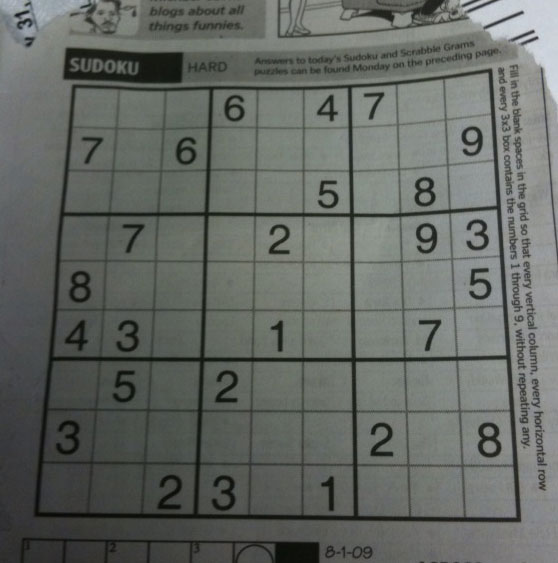
#> input picture lab5/sudoku.png, 558 x 563 px
$ python task1_uneven_lighting.py
#> lines starting #> are read from the running program, lines starting #| are printed output that depends on the picture; after the words box and inside, x2 and y2 are one past the last pixel; in counts of white or black regions, pixels touching at a corner belong together
import os
import cv2
import matplotlib.pyplot as plt

os.makedirs("outputs", exist_ok=True)

img = cv2.imread("sudoku.png", cv2.IMREAD_GRAYSCALE)
#> img: shape (563, 558); min 7, max 218, mean 101.8

T1, T2, T3 = 80, 120, 160
_, g1 = cv2.threshold(img, T1, 255, cv2.THRESH_BINARY)
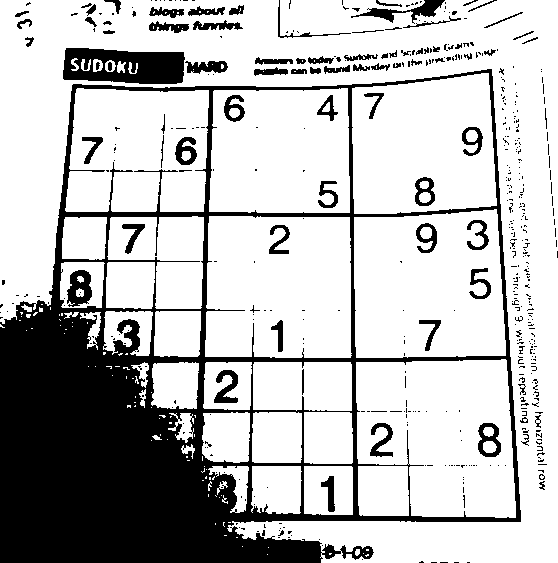
#> g1: shape (563, 558); 74.2% white; 499 black regions (417 under 20 px), largest, box (x1, y1, x2, y2) and area: (0, 69, 521, 563) 65130, (63, 48, 185, 84) 3335, (351, 0, 445, 24) 665
_, g2 = cv2.threshold(img, T2, 255, cv2.THRESH_BINARY)
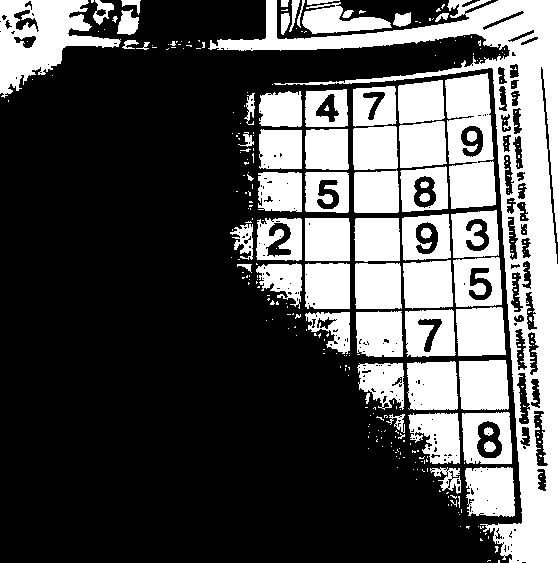
#> g2: shape (563, 558); 32.8% white; 316 white regions (252 under 20 px), largest, box (x1, y1, x2, y2) and area: (208, 0, 558, 563) 30327, (0, 0, 121, 98) 5645, (445, 73, 496, 209) 5207
_, g3 = cv2.threshold(img, T3, 255, cv2.THRESH_BINARY)
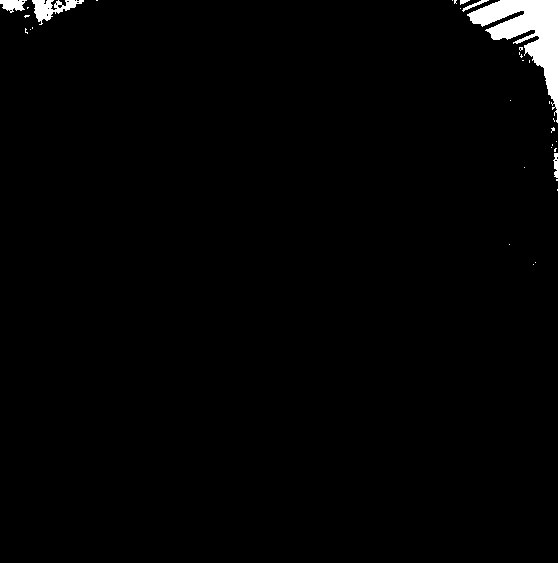
#> g3: shape (563, 558); 1.6% white; 34 white regions (28 under 20 px), largest, box (x1, y1, x2, y2) and area: (467, 0, 558, 123) 3952, (32, 0, 84, 25) 554, (0, 0, 27, 13) 227, (553, 153, 558, 178) 86, (462, 0, 489, 12) 78, (460, 0, 470, 5) 29

adaptive = cv2.adaptiveThreshold(img, 255, cv2.ADAPTIVE_THRESH_GAUSSIAN_C, cv2.THRESH_BINARY, 35, 10)
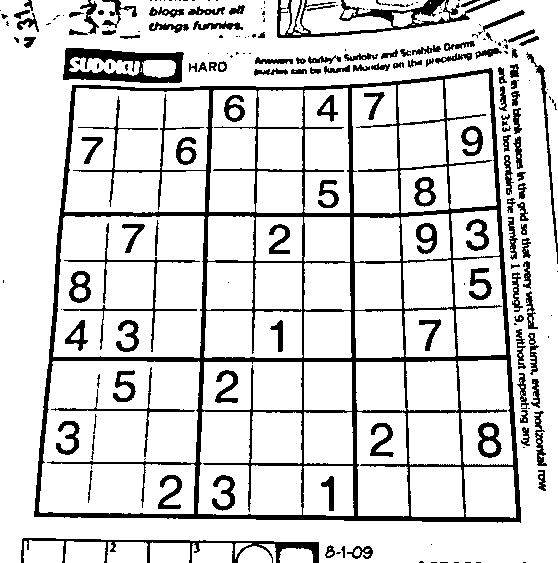
#> adaptive: shape (563, 558); 84.4% white; 217 black regions (95 under 20 px), largest, box (x1, y1, x2, y2) and area: (34, 68, 521, 523) 24204, (63, 48, 184, 83) 2197, (277, 0, 500, 38) 2062

cv2.imwrite("outputs/task1_global_T1.png", g1)
cv2.imwrite("outputs/task1_global_T2.png", g2)
cv2.imwrite("outputs/task1_global_T3.png", g3)
cv2.imwrite("outputs/task1_adaptive.png", adaptive)

titles = ["Original", f"Global T={T1}", f"Global T={T2}", f"Global T={T3}", "Adaptive"]
images = [img, g1, g2, g3, adaptive]

fig, ax = plt.subplots(1, 5, figsize=(22, 5))
for a, im, t in zip(ax, images, titles):
    a.imshow(im, cmap="gray")
    a.set_title(t)
    a.axis("off")
#> this loop made 5 passes
#> t on passes 1 to 5: 'Original', 'Global T=80', 'Global T=120', 'Global T=160', 'Adaptive'
plt.tight_layout()
plt.savefig("outputs/task1_final_comparison.png", dpi=150, bbox_inches="tight")
plt.show()

print("Parameters: global T = 80, 120, 160; adaptive = Gaussian, blockSize=35, C=10")
print()
print("Why does a single threshold struggle when illumination changes across the image?")
print("A global threshold assumes one fixed cut point separates ink from paper everywhere.")
print("Uneven lighting shifts both ink and paper intensities in the shadowed region, so no single")
print("value is correct on both sides. Adaptive thresholding compares each pixel to its own local")
print("neighbourhood, so it stays correct across the shadow boundary.")

$ run again, with lab5/dog.jpeg saved as lab5/sudoku.png
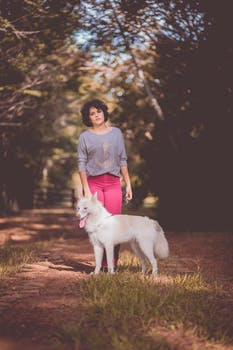
#> input picture lab5/dog.jpeg, 233 x 350 px
#> `_, g1 = cv2.threshold(img, T1, 255, cv2.THRESH_BINARY)`:
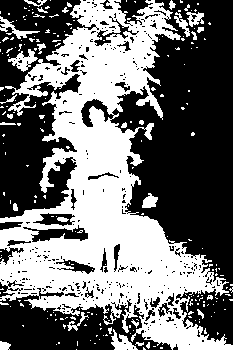
#> g1: shape (350, 233); 44.9% white; 224 white regions (196 under 20 px), largest, box (x1, y1, x2, y2) and area: (0, 0, 233, 350) 33641, (8, 49, 38, 72) 291, (111, 329, 138, 350) 264
#> g2: shape (350, 233); 19.5% white; 250 white regions (200 under 20 px), largest, box (x1, y1, x2, y2) and area: (0, 108, 187, 287) 9191, (68, 45, 132, 117) 1593, (129, 28, 156, 67) 449
#> g3: shape (350, 233); 8.5% white; 193 white regions (166 under 20 px), largest, box (x1, y1, x2, y2) and area: (74, 162, 173, 283) 3463, (80, 52, 131, 90) 709, (79, 121, 121, 152) 656
#> `adaptive = cv2.adaptiveThreshold(img, 255, cv2.ADAPTIVE_THRESH_GAUSSIA..`:
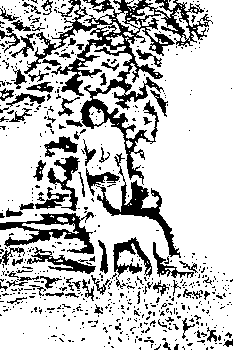
#> adaptive: shape (350, 233); 76.6% white; 629 black regions (546 under 20 px), largest, box (x1, y1, x2, y2) and area: (24, 0, 213, 185) 6479, (96, 153, 181, 258) 1446, (0, 212, 94, 254) 1424
#> the loop `for a, im, t in zip(ax, images, titles):` made 5 passes
#> t on passes 1 to 5: 'Original', 'Global T=80', 'Global T=120', 'Global T=160', 'Adaptive'
